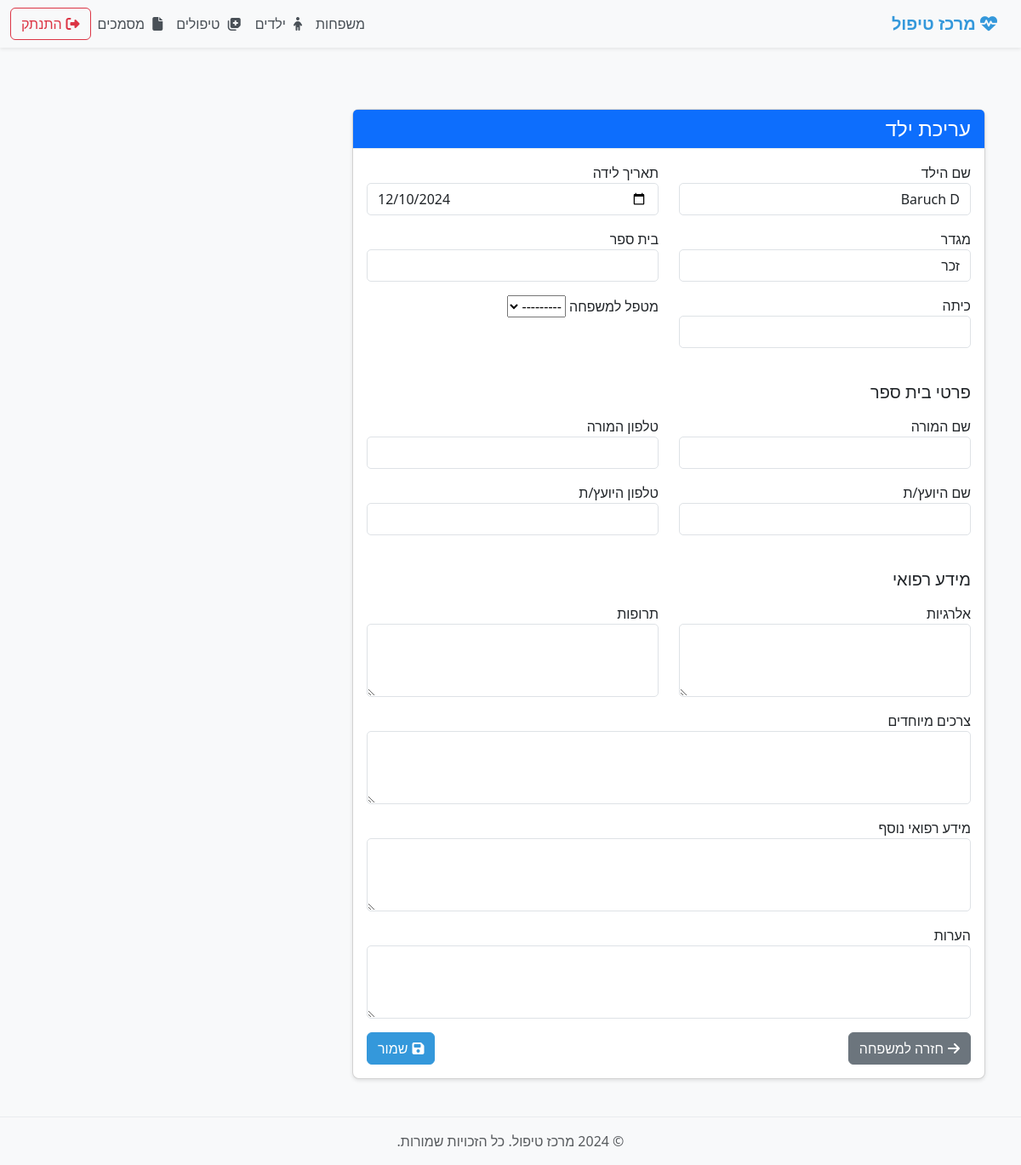
/child/1/edit/ (signed in), run on an earlier commit of the app's database.
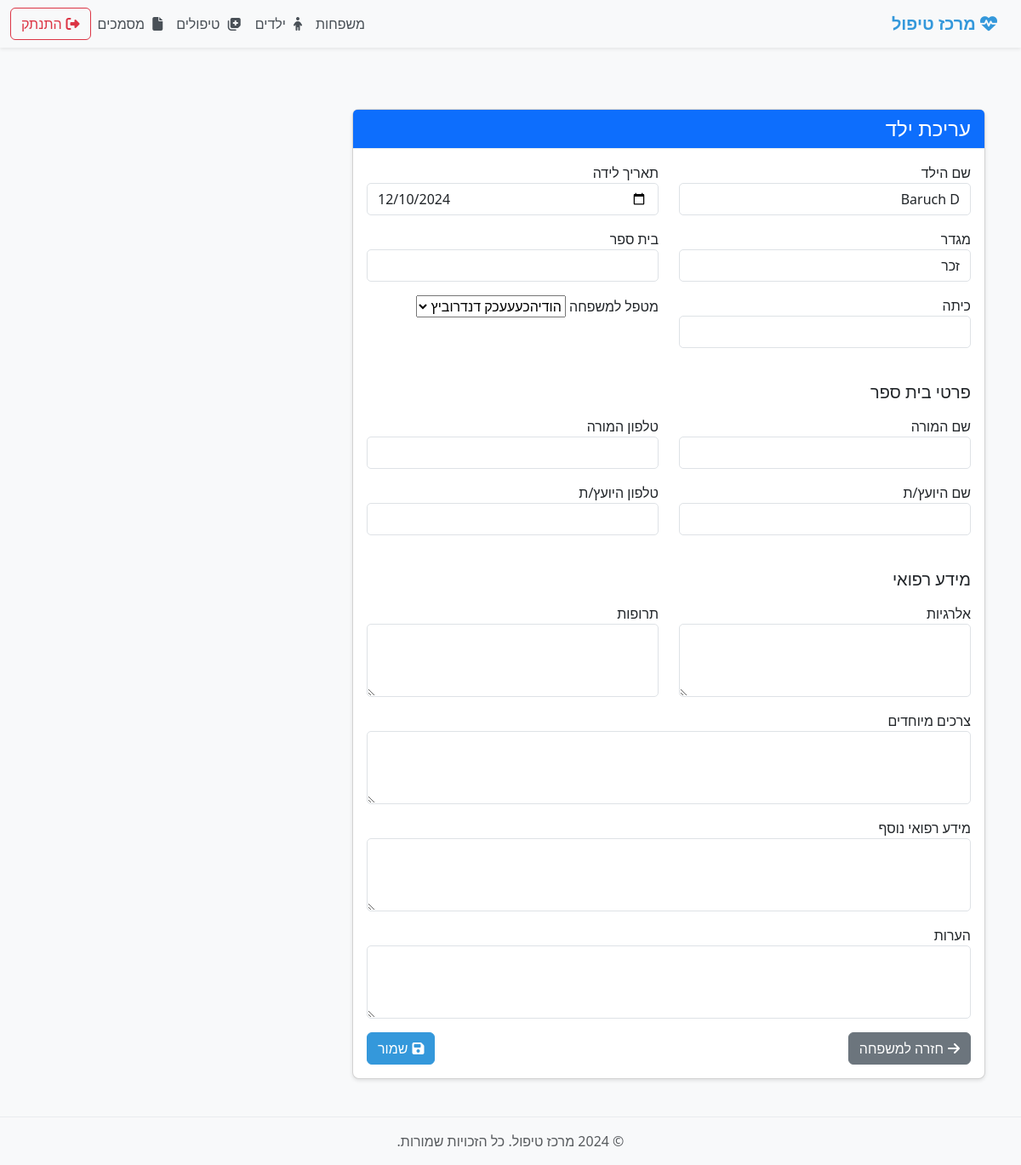
And on a later commit of the database.
### treatment_app/models.py (models this page shows, shortened)
class Child(models.Model):
    family = models.ForeignKey(
        Family,
        on_delete=models.CASCADE,
        related_name='children',
        verbose_name=_('משפחה')
    )
    name = models.CharField(max_length=100, verbose_name=_('שם הילד'))
    birth_date = models.DateField(verbose_name=_('תאריך לידה'))
    gender = models.CharField(
        max_length=10,
        choices=[('male', _('זכר')), ('female', _('נקבה'))],
        verbose_name=_('מגדר')
    )
    school = models.CharField(max_length=100, verbose_name=_('בית ספר'), blank=True)
    grade = models.CharField(max_length=20, verbose_name=_('כיתה'), blank=True)
    teacher_name = models.CharField(max_length=100, verbose_name=_('שם המורה'), blank=True)
    teacher_phone = models.CharField(max_length=20, verbose_name=_('טלפון המורה'), blank=True)
    school_counselor_name = models.CharField(max_length=100, verbose_name=_('שם היועץ/ת'), blank=True)
    school_counselor_phone = models.CharField(max_length=20, verbose_name=_('טלפון היועץ/ת'), blank=True)
    allergies = models.TextField(verbose_name=_('אלרגיות'), blank=True)
    medications = models.TextField(verbose_name=_('תרופות'), blank=True)
    special_needs = models.TextField(verbose_name=_('צרכים מיוחדים'), blank=True)
    medical_info = models.TextField(verbose_name=_('מידע רפואי'), blank=True)
    notes = models.TextField(verbose_name=_('הערות'), blank=True)
    therapist = models.ForeignKey(
        'TherapistProfile',
        on_delete=models.SET_NULL,
        null=True,
        blank=True,
        verbose_name=_('מטפל')
    )
    created_at = models.DateTimeField(auto_now_add=True, verbose_name=_('נוצר ב'))
    updated_at = models.DateTimeField(auto_now=True, verbose_name=_('עודכן ב'))
    class Meta:
        verbose_name = _('ילד')
        verbose_name_plural = _('ילדים')
        ordering = ['family', 'name']

### treatment_app/views.py (the view, shortened to what this page needs)
# urls.py: path('child/<int:pk>/edit/', views.ChildUpdateView.as_view(), name='child-update'),
class ChildUpdateView(LoginRequiredMixin, UpdateView):
    model = Child
    form_class = ChildForm
    template_name = 'treatment_app/child_form.html'
    def get_form_kwargs(self):
        kwargs = super().get_form_kwargs()
        kwargs['user'] = self.request.user
        return kwargs
    def get_context_data(self, **kwargs):
        context = super().get_context_data(**kwargs)
        context['family'] = self.object.family
        return context

### treatment_app/models.py (called while the page is built)
    def __str__(self):
        return f"{self.user.get_full_name() or self.user.username}"

### treatment_app/templates/treatment_app/child_form.html (shortened to what the changed rows need)
{% extends "treatment_app/base.html" %}
{% load crispy_forms_tags %}
{% block content %}
<div class="container mt-5">
    <div class="col-md-8 offset-md-2">
        <div class="card">
            <div class="card-body">
                <form method="post" enctype="multipart/form-data">
                    <div class="row">
                        <div class="col-md-6">
                            <div class="form-group mb-3">
                                <label>שם הילד</label>
                                {{ form.name }}
                            </div>
                        </div>
                        <div class="col-md-6">
                            <div class="form-group mb-3">
                                <label>תאריך לידה</label>
                                {{ form.birth_date }}
                            </div>
                        </div>
                    </div>
                    <div class="row">
                        <div class="col-md-6">
                            <div class="form-group mb-3">
                                <label>מגדר</label>
                                {{ form.gender }}
                            </div>
                        </div>
                        <div class="col-md-6">
                            <div class="form-group mb-3">
                                <label>בית ספר</label>
                                {{ form.school }}
                            </div>
                        </div>
                    </div>
                    <div class="row">
                        <div class="col-md-6">
                            <div class="form-group mb-3">
                                <label>כיתה</label>
                                {{ form.grade }}
                            </div>
                        </div>
                        {% if family %}
                        <div class="col-md-6">
                            <div class="form-group mb-3">
                                <label>מטפל למשפחה</label>
                                {{ form.therapist }}
                            </div>
                        </div>
                        {% endif %}
                    </div>
                    <div class="row">
                        <div class="col-md-6">
                            <div class="form-group mb-3">
                                <label>שם המורה</label>
                                {{ form.teacher_name }}
                            </div>
                        </div>
                        <div class="col-md-6">
                            <div class="form-group mb-3">
                                <label>טלפון המורה</label>
                                {{ form.teacher_phone }}
                            </div>
                        </div>
                    </div>
                    <div class="row">
                        <div class="col-md-6">
                            <div class="form-group mb-3">
                                <label>שם היועץ/ת</label>
                                {{ form.school_counselor_name }}
                            </div>
                        </div>
                        <div class="col-md-6">
                            <div class="form-group mb-3">
                                <label>טלפון היועץ/ת</label>
                                {{ form.school_counselor_phone }}
                            </div>
                        </div>
                    </div>
                    <div class="row">
                        <div class="col-md-6">
                            <div class="form-group mb-3">
                                <label>אלרגיות</label>
                                {{ form.allergies }}
                            </div>
                        </div>
                        <div class="col-md-6">
                            <div class="form-group mb-3">
                                <label>תרופות</label>
                                {{ form.medications }}
                            </div>
                        </div>
                    </div>
                    <div class="form-group mb-3">
                        <label>צרכים מיוחדים</label>
                        {{ form.special_needs }}
                    </div>
                    <div class="form-group mb-3">
                        <label>מידע רפואי נוסף</label>
                        {{ form.medical_info }}
                    </div>
                    <div class="form-group mb-3">
                        <label>הערות</label>
                        {{ form.notes }}
                    </div>
                </form>
            </div>
        </div>
    </div>
</div>
{% endblock %}

What changed in the data, as far as the page shows it:
changed Child "Baruch D": therapist "---------" → "הודיהכעעעכק דנדרוביץ"
